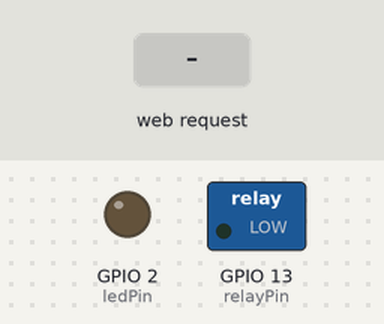
A sketch run on a simulated ESP8266 (NodeMCU). On the bench: switched loads named in the sketch (green lamp = pin HIGH), output pins drawn as LEDs (lit = HIGH). The test bench sets the inputs (shaded band). WiFi joins after 1.5 s; servers stay silent unless stated; what the sketch prints to the serial monitor is not drawn.

Above: at 0.1 s.
At 3.2 s:
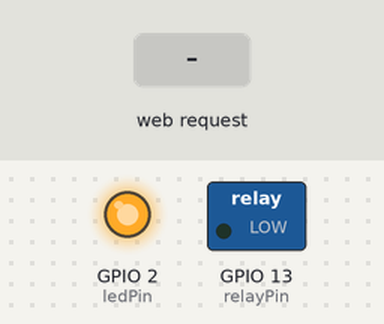
3.3 s: HTTP request GET /ROOMLIGHT received
At 3.6 s:
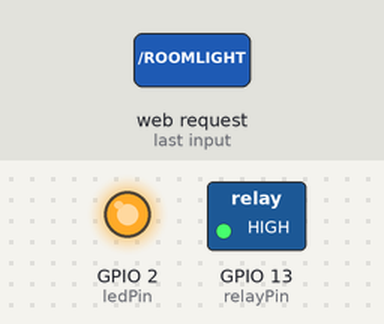
Timing chart, 0 to 6.3 s (numbered marks = the images above; inputs shaded):
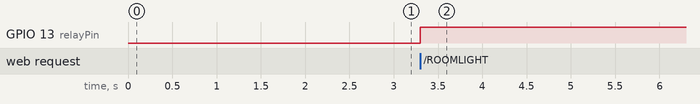

The sketch:

esp8266_config.ino
```cpp
#include <ESP8266WiFi.h>

const char* ssid = "Virigilio";
const char* password = "cafetaria55";
int ledPin = 2; // Digital Pin 4
int relayPin = 13; // Digital Pin 7
int value = LOW;
bool isOn = false;
int count = 0;

WiFiServer server(80);

bool connectWifi()
{
  digitalWrite(ledPin, LOW);
  count++;
  if(count == 1)
  {
    Serial.println("");
    Serial.println("Connection not established.");
    Serial.println("Retrying ");
    WiFi.disconnect(true);
    WiFi.begin(ssid, password);
    return false;
  }
  else if(count>100)
  {
    count = 0;
    return false;
  }
  else
    Serial.print(".");

  if(WiFi.status() != WL_CONNECTED)
    return false;
  else
  {
    count = 0;
    digitalWrite(ledPin, HIGH);
    server.begin();
    Serial.println("");
    Serial.println("Reconnected to WiFi Network");
    Serial.print(WiFi.localIP());
    return true;
  }
}

void setup()
{
  Serial.begin(115200);
  delay(10);
  pinMode(ledPin, OUTPUT);
  pinMode(relayPin, OUTPUT);
  digitalWrite(ledPin, HIGH);
  digitalWrite(relayPin, LOW);

  Serial.println("First Connection attempt");
  while(!isOn)
  {
    isOn = connectWifi();
    delay(500);
  }
}

void loop() {
  //Check Wifi is Running
  if(WiFi.status() != WL_CONNECTED)
    isOn=false;

  //Wifi Lost, retry connection
  if(!isOn)
  {
    isOn = connectWifi();
    delay(500);
  }
  else
  {
    WiFiClient client = server.available();
    if (!client)
    {return;}

    while(!client.available())
      delay(1);

    String request = client.readStringUntil('\r');
    client.flush();

    if (request.indexOf("/ROOMLIGHT") != -1)  {
      value = (value==HIGH) ? LOW : HIGH;
      digitalWrite(relayPin, value);
    }
    // Return the response
    client.println("HTTP/1.1 200 OK");
    client.println("Content-Type: text/html");
    client.println("");
    client.println("<!DOCTYPE HTML>");
    client.println("<html>");
    client.print("Relay is now: ");
    if(value == HIGH)
      client.print("On");
    else
      client.print("Off");
    client.println("<br><br>");
    client.println("<a href=\"/ROOMLIGHT\"\"><button>Change </button></a>");
    client.println("</html>");
    delay(1);
  }
}
```

Measured:
- after the input at 3.3 s, GPIO 13 (relayPin): LOW → HIGH at once
